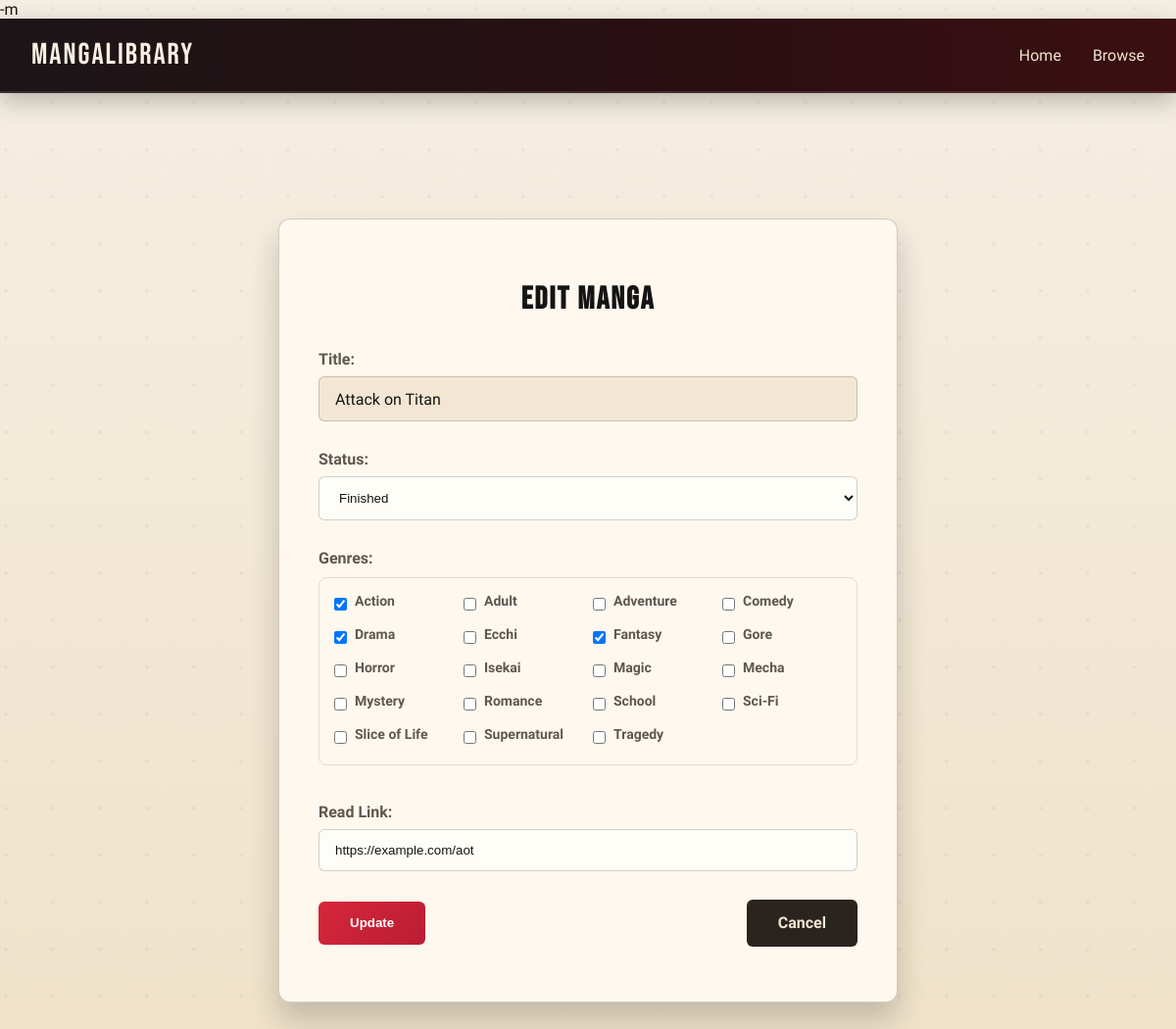
The app's page /edit.php?id=1 (signed in) with its own data.
### tables this page shows
CREATE TABLE IF NOT EXISTS manga (
    id INT AUTO_INCREMENT PRIMARY KEY,
    title VARCHAR(255) NOT NULL,
    author VARCHAR(255),
    description TEXT,
    category VARCHAR(255),
    status ENUM('will read', 'currently reading', 'stopped', 'finished', 'dropped') DEFAULT 'will read',
    last_chapter VARCHAR(50),
    read_link VARCHAR(255),
    external_links JSON,
    created_at TIMESTAMP DEFAULT CURRENT_TIMESTAMP,
    updated_at TIMESTAMP DEFAULT CURRENT_TIMESTAMP ON UPDATE CURRENT_TIMESTAMP,
    INDEX idx_manga_title (title),
    INDEX idx_manga_category (category),
    INDEX idx_manga_status (status),
    INDEX idx_manga_updated_at (updated_at),
    INDEX idx_manga_category_status (category, status)
);

### edit.php (the view, shortened to what this page needs)
<?php
require_once 'auth.php';
$id = $_GET['id'] ?? null;
$sql = "SELECT * FROM manga WHERE id = ?";
$stmt = $conn->prepare($sql);
$stmt->bind_param("i", $id);
$stmt->execute();
$result = $stmt->get_result();
$manga = $result->fetch_assoc();
$selected_categories = explode(', ', $manga['category']);
?>
<!DOCTYPE html>
<html lang="en">
<head>
  <link rel="stylesheet" href="edit.css">
</head>
<body>
<nav>
  <div class="logo">
    <a href="home.php" style="color: inherit; text-decoration: none; cursor: pointer;">MangaLibrary</a>
  </div>
  <ul>
    <li><a href="home.php">Home</a></li>
    <li><a href="browse.php">Browse</a></li>
  </ul>
</nav>
<main>
  <div class="edit-container">
    <h1>Edit Manga</h1>
    <form method="POST">
      <div class="form-group">
        <label>Title:</label>
        <div class="readonly-title"><?php echo htmlspecialchars($manga['title']); ?></div>
      </div>
      <div class="form-group">
        <label>Status:</label>
        <select name="status" onchange="toggleChapterField()">
          <option value="finished" <?php if ($manga['status'] == 'finished') echo 'selected'; ?>>Finished</option>
        </select>
      </div>
      <div class="form-group">
        <label>Genres:</label>
        <div class="genre-container">
          <?php
          $available_categories = ['Action', 'Adult', 'Adventure', 'Comedy', 'Drama', 'Ecchi', 'Fantasy', 'Gore', 'Horror', 'Isekai', 'Magic', 'Mecha', 'Mystery', 'Romance', 'School', 'Sci-Fi', 'Slice of Life', 'Supernatural', 'Tragedy'];
          foreach ($available_categories as $cat) {
            $checked = in_array($cat, $selected_categories) ? 'checked' : '';
            echo "<div class='genre-item'>
                    <input type='checkbox' id='cat_$cat' name='category[]' value='$cat' $checked>
                    <label for='cat_$cat'>$cat</label>
                  </div>";
          }
          ?>
        </div>
      </div>
      <div class="form-group">
        <label>Read Link:</label>
        <input type="url" name="read_link" value="<?php echo htmlspecialchars($manga['read_link']); ?>" placeholder="Link to read manga">
      </div>
      <div class="form-actions">
        <button type="submit" class="primary-btn">Update</button>
        <a href="home.php" class="secondary-btn">Cancel</a>
      </div>
    </form>
  </div>
</main>
</body>
</html>

### edit.css (style rules this page uses)
:root { --paper: #f5efe3; --paper-deep: #efe1c7; --ink: #141414; --muted: #5f5750; --accent: #d7263d; --accent-2: #f2a900; --accent-glow: rgba(215, 38, 61, 0.35); --card: #fff8ee; --border: rgba(20, 20, 20, 0.2); }
body { margin: 0; font-family: 'Zen Kaku Gothic New', sans-serif; background-color: var(--paper); background-image: radial-gradient(circle at 12% 18%, rgba(0, 0, 0, 0.04) 0 2px, transparent 2px), linear-gradient(180deg, var(--paper) 0%, var(--paper-deep) 100%); background-size: 48px 48px, auto; color: var(--ink); }
nav { background: linear-gradient(90deg, #1c1517 0%, #2a0e12 60%, #3b0f12 100%); display: flex; align-items: center; justify-content: space-between; padding: 1.2rem 2rem; border-bottom: 2px solid rgba(255, 255, 255, 0.12); box-shadow: 0 8px 24px rgba(0, 0, 0, 0.25); }
nav .logo { font-size: 1.9rem; font-weight: 400; font-family: 'Bebas Neue', sans-serif; letter-spacing: 2px; color: #f7efe2; }
nav ul { list-style: none; display: flex; gap: 2rem; margin: 0; padding: 0; }
nav ul li a { text-decoration: none; color: #f1e5cf; font-weight: 500; transition: color 0.3s; }
main { display: flex; justify-content: center; padding: 4rem 1rem; }
.edit-container { background: var(--card); max-width: 550px; width: 100%; padding: 2.5rem; border-radius: 12px; box-shadow: 0 18px 30px rgba(20, 20, 20, 0.2); margin: 4rem auto; border: 1px solid var(--border); }
.edit-container h1 { text-align: center; margin-bottom: 2rem; font-size: 2rem; color: var(--ink); font-family: 'Bebas Neue', sans-serif; letter-spacing: 2px; }
.edit-container form { display: flex; flex-direction: column; }
.form-group { margin-bottom: 1.8rem; }
.readonly-title { background: #f3e7d3; padding: 0.8rem 1rem; border-radius: 6px; font-size: 1rem; border: 1px solid var(--border); }
.edit-container label { display: block; margin-bottom: 0.5rem; font-weight: bold; color: var(--muted); }
.edit-container input[type="text"], .edit-container input[type="url"], .edit-container select { width: 100%; padding: 0.8rem 1rem; border: 1px solid var(--border); border-radius: 6px; background: #fffdf7; color: var(--ink); transition: box-shadow 0.2s; }
.form-actions { display: flex; justify-content: space-between; align-items: center; gap: 1rem; flex-wrap: wrap; }
.primary-btn { background: linear-gradient(135deg, #d7263d, #b91e32); border: none; padding: 0.9rem 2rem; border-radius: 6px; color: #fff; cursor: pointer; transition: transform 0.2s, box-shadow 0.2s; text-decoration: none; text-align: center; font-weight: bold; }
.secondary-btn { background: #2a2420; color: #f1e5cf; padding: 0.9rem 2rem; border-radius: 6px; text-decoration: none; text-align: center; transition: background 0.3s, color 0.3s, transform 0.2s; font-weight: bold; }

### edit.php (style rules this page uses)
.genre-container { display: grid; grid-template-columns: repeat(auto-fit, minmax(120px, 1fr)); gap: 10px; margin: 10px 0; padding: 15px; border: 1px solid #ddd; border-radius: 8px; background-color: rgba(255, 255, 255, 0.05); }
.genre-item { display: flex; align-items: center; gap: 8px; }
.genre-item input[type="checkbox"] { margin: 0; cursor: pointer; }
.genre-item label { font-size: 14px; cursor: pointer; }

### records on screen
manga: title "Attack on Titan", status "Finished", read_link "https://example.com/aot"

### other values on screen
$cat "Action"
$cat "Adult"
$cat "Adventure"
$cat "Comedy"
$cat "Drama"
$cat "Ecchi"
$cat "Fantasy"
$cat "Gore"
$cat "Horror"
$cat "Isekai"
$cat "Magic"
$cat "Mecha"
$cat "Mystery"
$cat "Romance"
$cat "School"
